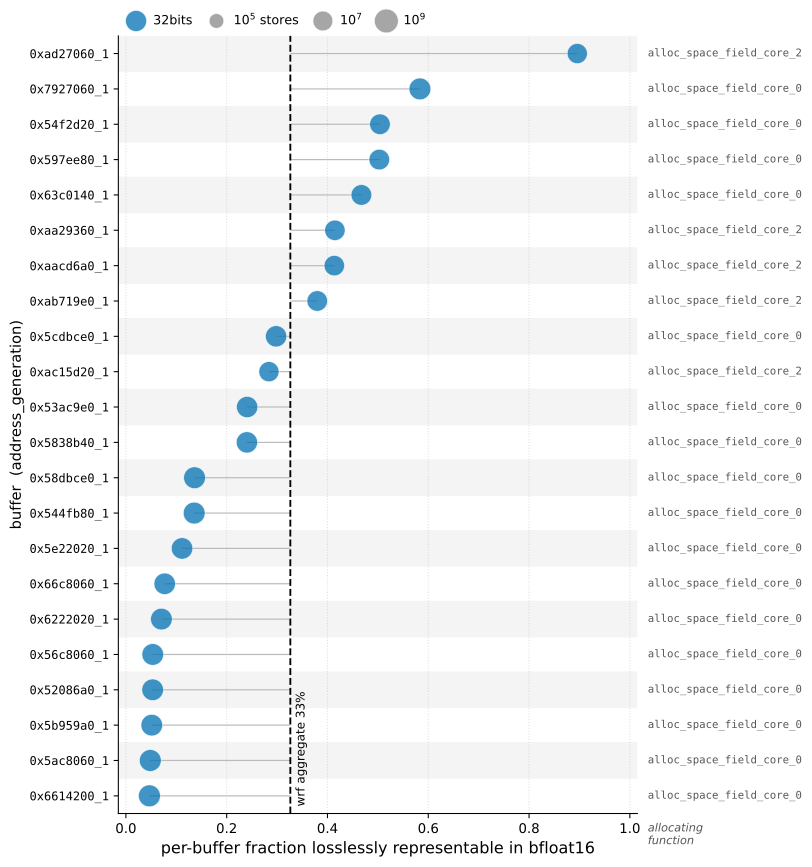

The Python source for this figure:
#!/usr/bin/env python3
"""wrf reduced-precision zoom: the heaviest individual buffers, one row each.

Companion to 36_per_buffer_feasibility (the whole-suite strip). That
figure compresses wrf into a single row of dots; this one names the
buffers. Each row is one buffer -- one (alloc_addr, generation), labelled
<addr>_<generation> -- and the dot sits at the fraction of its stores
losslessly representable in bfloat16 (mantissa trailing-zero criterion,
Q12 thresholds), area log-scaled in stores. Rows are the top N buffers by
stores, sorted by representability; the right margin names the allocating
function. The dashed line marks wrf's benchmark aggregate.

Single bfloat16 metric (not the parent's FP8/bf16/FP32 panels): wrf is
single-precision -- only 6 of its ~157k buffers are 64-bit -- so FP32
demotion does not apply and the FP8/bf16/FP16 thresholds coincide to
within tenths of a percent per buffer. The variation is between buffers,
not formats.
"""
import re
from pathlib import Path

import matplotlib.pyplot as plt
import numpy as np
import pandas as pd

HERE = Path(__file__).resolve().parent
OUT = HERE / "figure.svg"

TOP_BUFFERS = 22
COL = "pct_bf16"
COLORS = {"32bits": "#0072B2", "64bits": "#56B4E9"}
SIZE_LO, SIZE_HI = 3.0, 9.0
AREA_LO, AREA_HI = 20.0, 320.0


def dot_area(n: np.ndarray) -> np.ndarray:
    return np.interp(np.log10(n.astype(float)),
                     [SIZE_LO, SIZE_HI], [AREA_LO, AREA_HI])


def short(site: str) -> str:
    r"""Drop the Fortran module prefix (...\_MOD\_) for a readable label."""
    s = re.sub(r'^.*_MOD_', '', str(site))
    return s or "(unattributed)"


def main() -> None:
    df = pd.read_csv(HERE / "result.csv")
    df = df[df.total > 0].copy()

    agg = (df[COL] * df["total"]).sum() / df["total"].sum()   # bench aggregate

    buf = df.sort_values("total", ascending=False).head(TOP_BUFFERS).copy()
    buf = buf.sort_values(COL, ascending=False).reset_index(drop=True)
    buf["label"] = buf["addr"] + "_" + buf["generation"].astype(str)
    y = np.arange(len(buf))

    fig, ax = plt.subplots(figsize=(8.6, 0.34 * len(buf) + 1.7))
    for i in range(0, len(buf), 2):
        ax.axhspan(i - 0.5, i + 0.5, color="#000000", alpha=0.045, zorder=0)

    ax.hlines(y, agg, buf[COL], color="#BBBBBB", linewidth=0.9, zorder=1)
    for atype, color in COLORS.items():
        sub = buf[buf.alloc_type == atype]
        if sub.empty:
            continue
        ax.scatter(sub[COL], sub.index, s=dot_area(sub["total"].to_numpy()),
                   color=color, alpha=0.75, edgecolor="white", linewidth=0.5,
                   label=atype, zorder=3)

    ax.axvline(agg, color="#000000", linestyle="--", linewidth=1.4, zorder=2)
    ax.text(agg + 0.01, len(buf) - 0.7, f"wrf aggregate {agg:.0%}",
            rotation=90, ha="left", va="bottom", fontsize=9.0,
            color="#000000", zorder=5)

    for i, row in buf.iterrows():
        ax.text(1.02, i, short(row["site"]), ha="left", va="center",
                fontsize=8.0, color="#555", family="monospace",
                transform=ax.get_yaxis_transform())
    ax.text(1.02, -0.012, "allocating\nfunction", ha="left", va="top",
            fontsize=8.5, color="#555", style="italic",
            transform=ax.transAxes)

    ax.set_yticks(y)
    ax.set_yticklabels(buf["label"], fontsize=9.0, family="monospace")
    ax.set_ylim(len(buf) - 0.5, -0.5)
    ax.set_xlim(-0.015, 1.015)
    ax.set_xlabel("per-buffer fraction losslessly representable in bfloat16",
                  fontsize=12)
    ax.set_ylabel("buffer  (address_generation)", fontsize=11)
    ax.tick_params(axis="x", labelsize=10)
    ax.grid(axis="x", linestyle=":", alpha=0.4)
    ax.set_axisbelow(True)
    for spine in ("top", "right"):
        ax.spines[spine].set_visible(False)

    size_key = [plt.scatter([], [], s=dot_area(np.array([10.0**e])),
                            color="#888", alpha=0.75, edgecolor="white",
                            linewidth=0.5) for e in (5, 7, 9)]
    handles, labels = ax.get_legend_handles_labels()
    handles += size_key
    labels += [r"$10^5$ stores", r"$10^7$", r"$10^9$"]
    ax.legend(handles, labels, loc="lower left", frameon=False,
              bbox_to_anchor=(0.0, 1.005), ncol=6, fontsize=9.5,
              columnspacing=0.9, handletextpad=0.35, borderaxespad=0.0)

    fig.tight_layout()
    fig.savefig(OUT, format="svg", bbox_inches="tight")
    print(f"wrote {OUT}  (aggregate {agg:.3f})")


if __name__ == "__main__":
    main()
